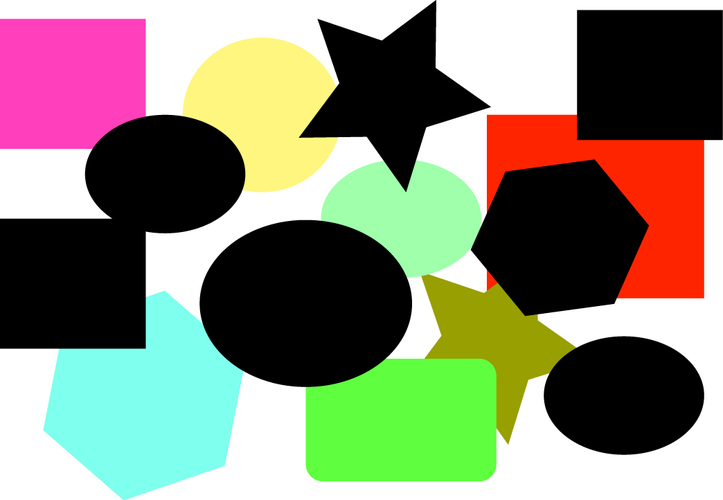
#> input picture Scripts/blackShapes.jpg, 723 x 500 px
$ python findShapes.py --image blackShapes.jpg
#> lines starting #> are read from the running program, lines starting #| are printed output that depends on the picture; after the words box and inside, x2 and y2 are one past the last pixel; in counts of white or black regions, pixels touching at a corner belong together
import numpy as np
import argparse
import cv2

parser = argparse.ArgumentParser()
parser.add_argument("-i", "--image", help = "path to image file")
args = vars(parser.parse_args())

image = cv2.imread(args["image"])
#> image is the input picture: shape (500, 723, 3); mean B, G, R 118.3, 139.1, 137.9

#define upper and lower points in the BGR (not RGB, openCV stores with BGR)
lower = np.array([0, 0, 0]) #pure black
upper = np.array([15, 15, 15]) #mostly black in varying shades

#This will black out everything outside of this range
maskedImage = cv2.inRange(image, lower, upper)
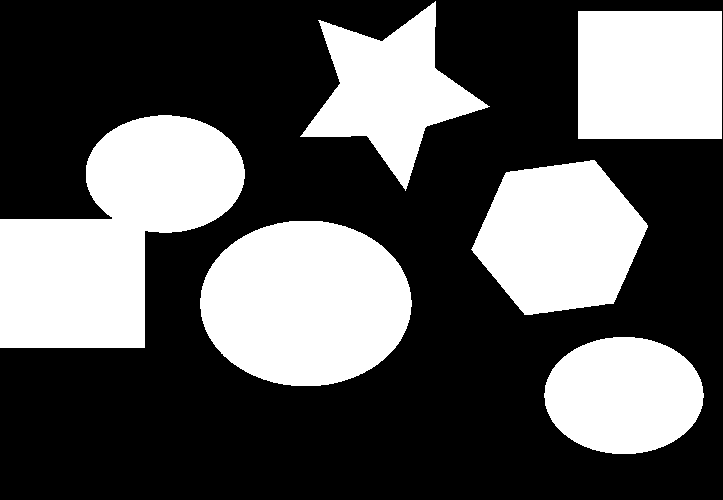
#> maskedImage: shape (500, 723); 35.5% white; 6 white regions
#binImage = cv2.threshold(maskedImage, 60, 255, cv2.THRESH_BINARY)[1]

contours = cv2.findContours(maskedImage, cv2.RETR_EXTERNAL, cv2.CHAIN_APPROX_SIMPLE)
#> contours = 6 contours; box (x1, y1, x2, y2) and area: (0, 115, 245, 348) 32758, (200, 221, 412, 386) 27288, (471, 160, 648, 315) 19190, (578, 11, 722, 139) 18161, (300, 1, 490, 191) 14771, (544, 337, 704, 454) 14502

cv2.imshow("Black Shapes", maskedImage)

for c in contours:					#green
#> (the run stopped early here; a loop or call above may not have finished)
